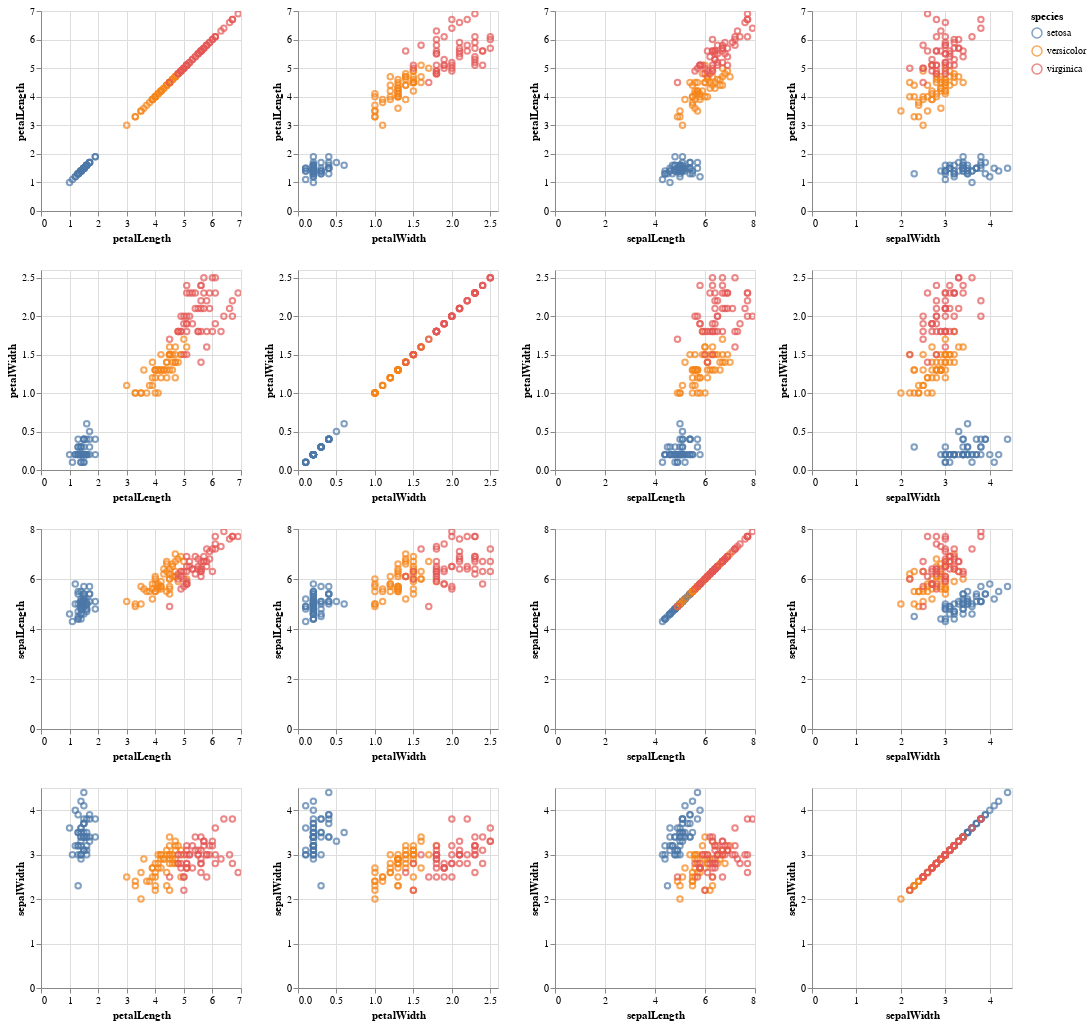

The notebook cell this image was saved under:
### Markdown cell above
To plot all correlations, best practice is to use altair's `repeat` function. Note that the result is an interactive graph where all subplots move in a synchronized way. This is a typical feature of "visualization" libraries.

### Code cell
alt.Chart(df).mark_point().encode(
    alt.X(alt.repeat("column"), type='quantitative'),
    alt.Y(alt.repeat("row"), type='quantitative'),
    color='species:N'
).properties(
    width=200,
    height=200
).repeat(
    row=['petalLength', 'petalWidth','sepalLength', 'sepalWidth'],
    column=['petalLength', 'petalWidth','sepalLength', 'sepalWidth']
).interactive()

### Figure 1 — Vega-Lite specification as saved in the notebook (floating-point values rounded to 4 significant figures; data arrays with more than 128 entries replaced by an {"elided": "..."} marker saying what was removed)
{"config": {"view": {"continuousWidth": 400, "continuousHeight": 300}}, "repeat": {"column": ["petalLength", "petalWidth", "sepalLength", "sepalWidth"], "row": ["petalLength", "petalWidth", "sepalLength", "sepalWidth"]}, "spec": {"data": {"name": "data-a264acbd6e539a8b3afc0cb5f240fb57"}, "mark": "point", "encoding": {"color": {"type": "nominal", "field": "species"}, "x": {"type": "quantitative", "field": {"repeat": "column"}}, "y": {"type": "quantitative", "field": {"repeat": "row"}}}, "height": 200, "selection": {"selector002": {"type": "interval", "bind": "scales", "encodings": ["x", "y"]}}, "width": 200}, "$schema": "https://vega.github.io/schema/vega-lite/v4.8.1.json", "datasets": {"data-a264acbd6e539a8b3afc0cb5f240fb57": {"elided": "150 records"}}}
